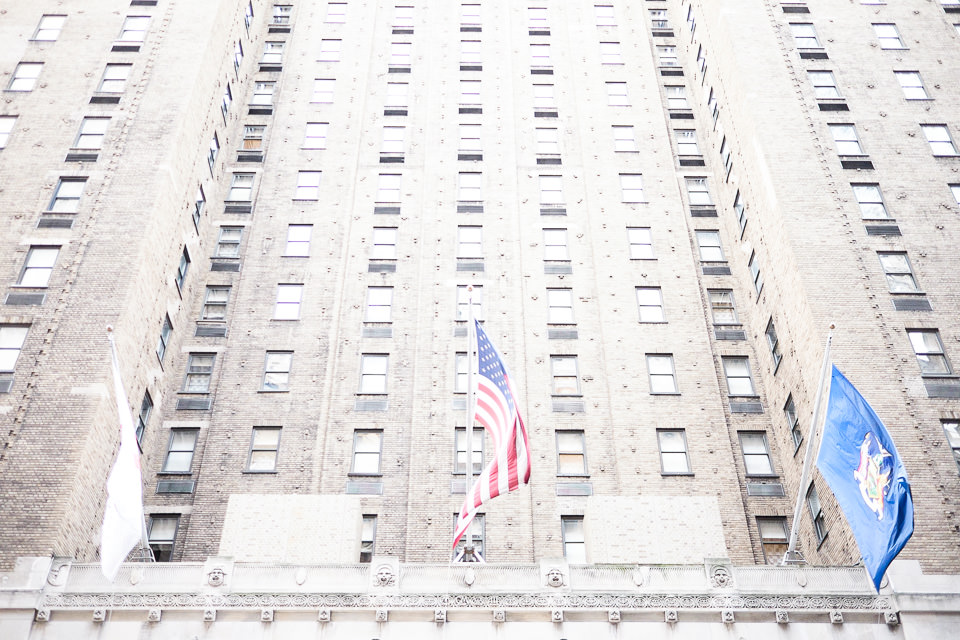
#> input picture Assignment2/gammaTrans/over.jpg, 960 x 640 px
$ python gammaTrans.py
#> lines starting #> are read from the running program, lines starting #| are printed output that depends on the picture
import cv2
from skimage import exposure
from matplotlib import pyplot as plt
import numpy as np

# read images
imgOver = cv2.imread('over.jpg',0)
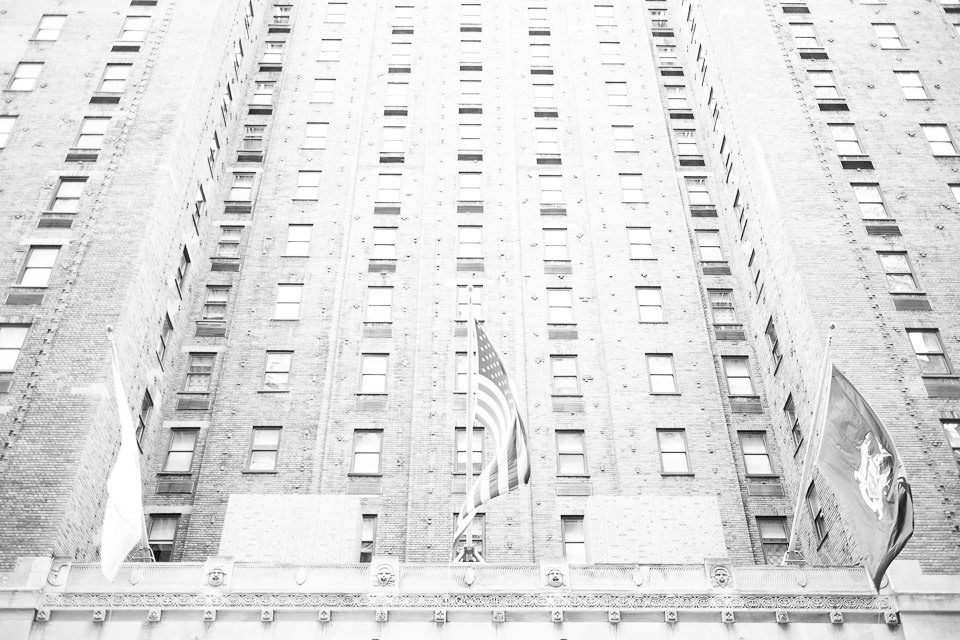
#> imgOver: shape (640, 960); min 0, max 255, mean 222.7
imgUnder = cv2.imread('under.jpg',0)
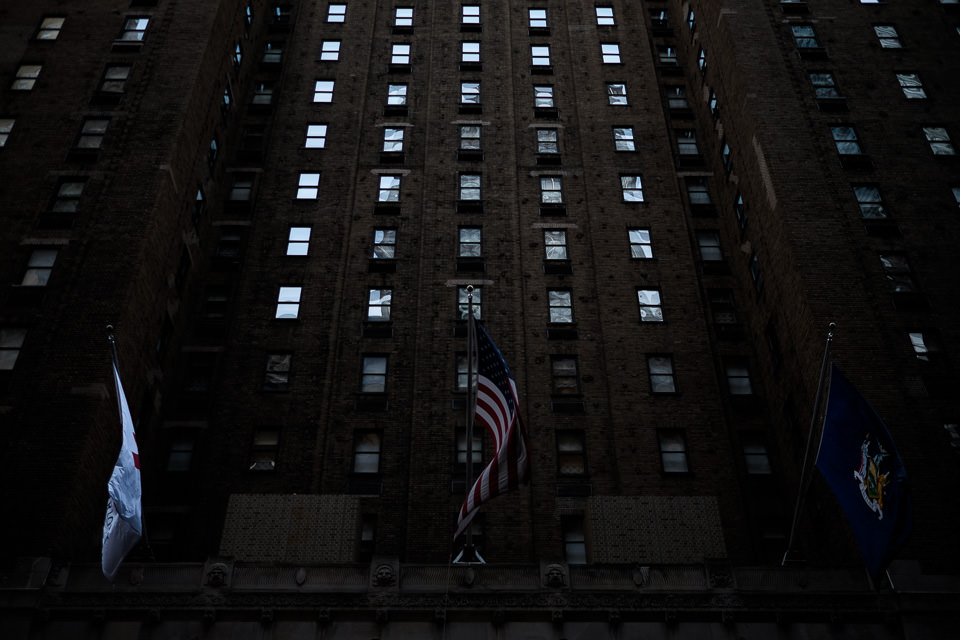
#> input picture Assignment2/gammaTrans/under.jpg, 960 x 640 px
#> imgUnder: shape (640, 960); min 0, max 251, mean 18.1

# if its color images then transform them to gray then apply adjust_gamma to make transformation
# if input images is gray, then just apply adjust_gamma to make transformation
if len(imgOver.shape) >=3:
    grayOver = cv2.cvtColor(imgOver, cv2.COLOR_BGR2GRAY)
    gammaOver = exposure.adjust_gamma(grayOver, 4)
else:
    gammaOver = exposure.adjust_gamma(imgOver, 4)
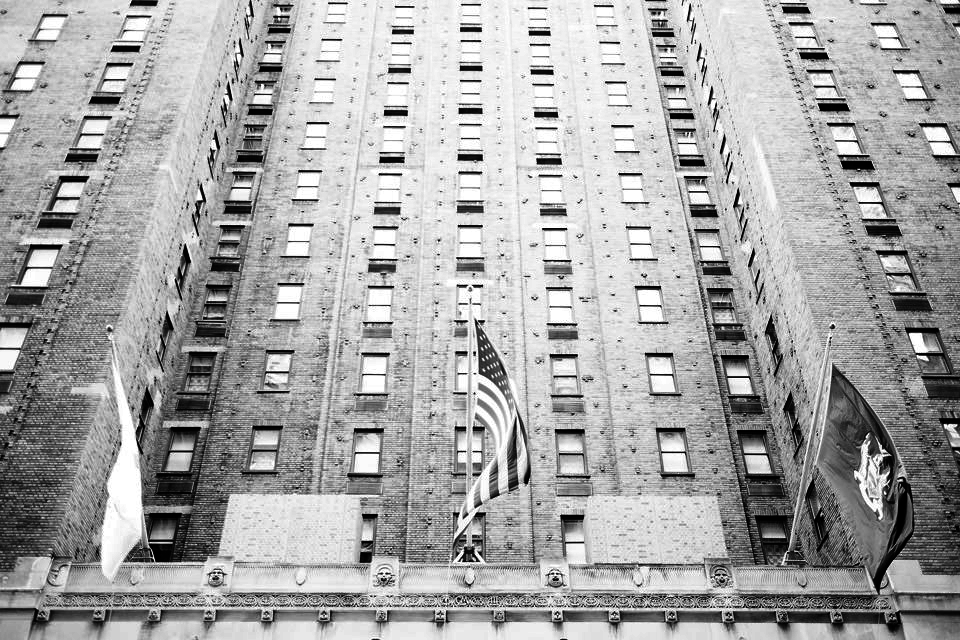
#> gammaOver: shape (640, 960); min 0, max 255, mean 166.7

if len(imgUnder.shape) >=3:
    grayUnder = cv2.cvtColor(imgUnder, cv2.COLOR_BGR2GRAY)
    gammaUnder = exposure.adjust_gamma(grayUnder, 0.5)
else:
    gammaUnder = exposure.adjust_gamma(imgUnder, 0.5)
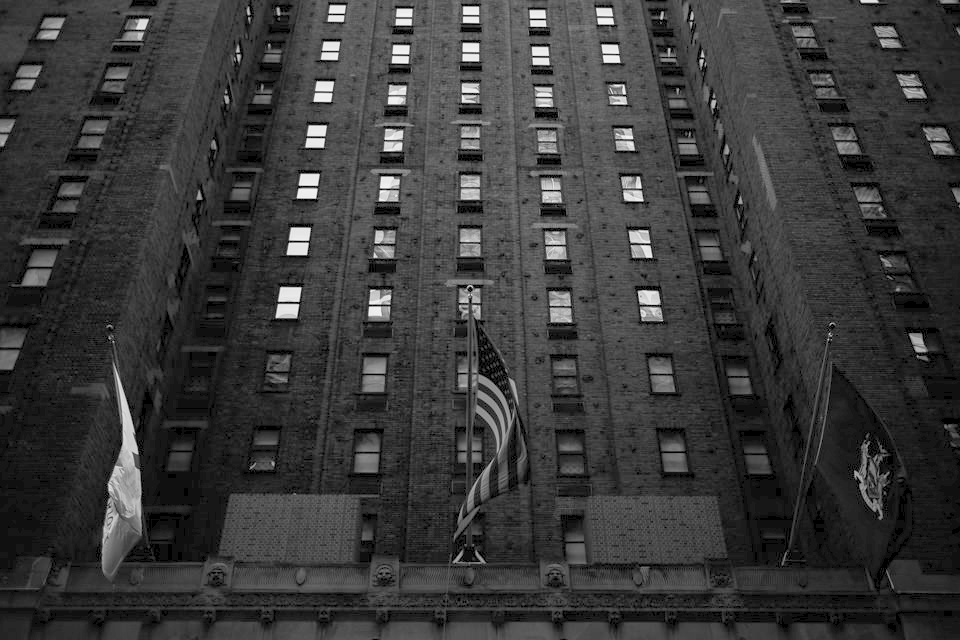
#> gammaUnder: shape (640, 960); min 0, max 253, mean 57.9

# save gamma transform image to local file
cv2.imwrite('gamma_over.jpg',gammaOver)
cv2.imwrite('gamma_under.jpg',gammaUnder)

# calculate the histogram of four images
hist_over = cv2.calcHist([imgOver],[0],None,[256],[0,256])
#> hist_over = 256 values, max 20907 at index 248, min 0 at index 1, mean 2400
hist_under = cv2.calcHist([imgUnder],[0],None,[256],[0,256])
#> hist_under = 256 values, max 39551 at index 2, min 0 at index 241, mean 2400
histgamma_over = cv2.calcHist([gammaOver],[0],None,[256],[0,256])
#> histgamma_over = 256 values, max 20907 at index 228, min 0 at index 51, mean 2400
histgamma_under = cv2.calcHist([gammaUnder],[0],None,[256],[0,256])
#> histgamma_under = 256 values, max 39551 at index 23, min 0 at index 1, mean 2400

plt.plot(hist_over)         # blue in histogram
plt.plot(hist_under)        # orange in histogram
plt.plot(histgamma_over)    # green in histogram
plt.plot(histgamma_under)   # red in histogram
plt.show()
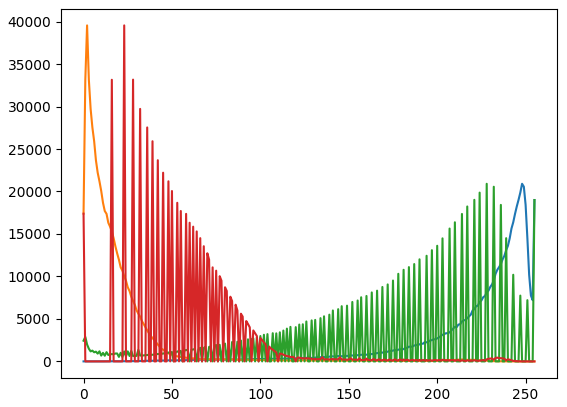
#> figure drawn by matplotlib, 1 panel; curve peaks at x = 248, y = 20907; curve peaks at x = 2, y = 39551; curve peaks at x = 228, y = 20907
